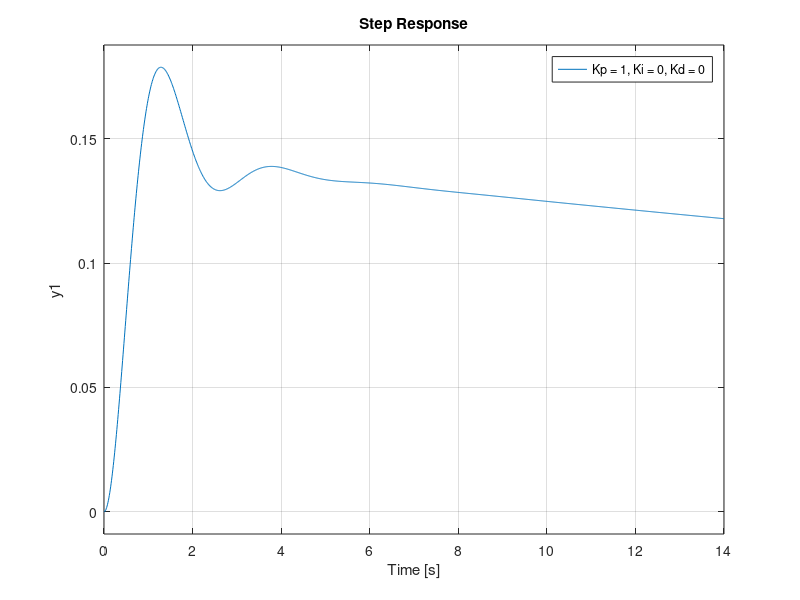

Source code (MATLAB):
% Define the system transfer function G(s) = 1/(s^2 + 2s + 5)
num = 1;
den = [1 2 5];

% Define unit step input s
s = 0:0.01:14;

% Create the open-loop transfer function
G = tf(num, den);

% Define the PID controller gains
Kp_values = [1, 2];
Ki_values = [0, 0.1];
Kd_values = [0, 0.1];

% Create a figure for the plots
figure;
hold on;

% Loop over different PID parameters
for i = 1:length(Kp_values)
    for j = 1:length(Ki_values)
        for k = 1:length(Kd_values)
            Kp = Kp_values(i);
            Ki = Ki_values(j);
            Kd = Kd_values(k);

            % Create the PID controller transfer function C(s) = Kp + Ki/s + Kd*s
            C = pid(Kp, Ki, Kd);

            % Create Closed-loop system with the PID controller
            sys = feedback(G, C);

            % Simulate Step response of the closed-loop system
            step(sys, s);

            % Add a legend entry for the current PID parameters
            legendEntries{i, j, k} = ['Kp = ' num2str(Kp) ', Ki = ' num2str(Ki) ', Kd = ' num2str(Kd)];
        end
    end
end

% Add the legend to the plot
legend(legendEntries(:));
hold off;
